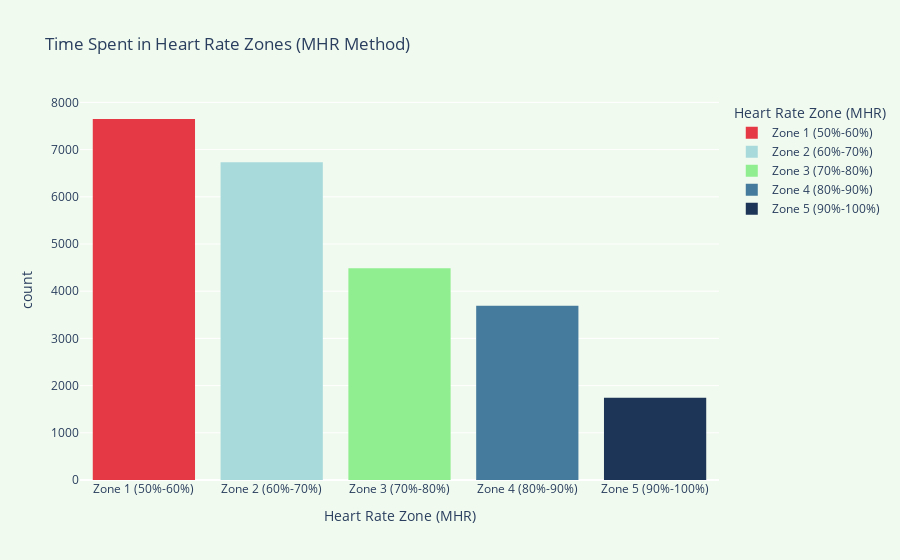
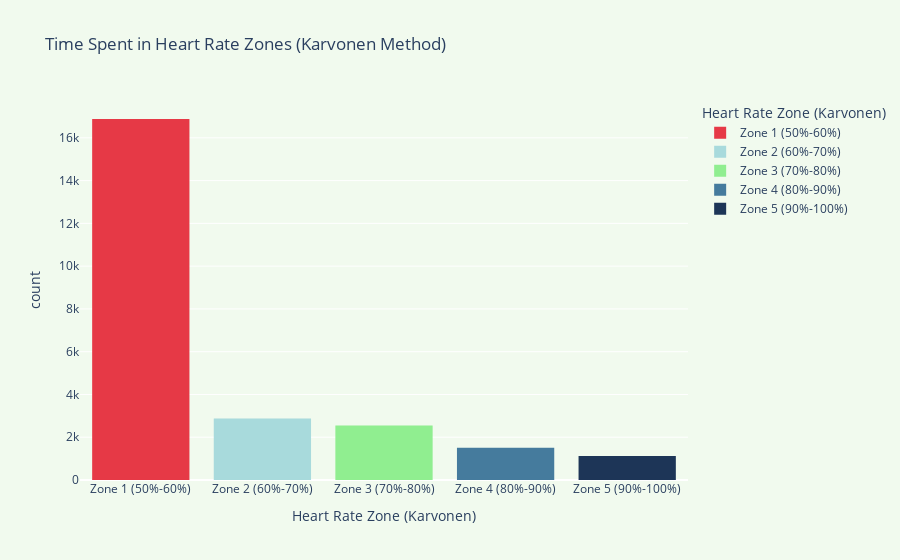

The notebook cell saved with these charts, in order:
### Markdown cell above
This inspects the heart rate zones I used most often - there are multiple ways to calcualte the zones here are two methods

### Code cell
import os
import pandas as pd
import plotly.express as px

# Clean the data to focus on relevant columns
df_heart_rate_clean = df_heart_rate[['startDate', 'value']].copy()

# Convert 'startDate' to datetime format
df_heart_rate_clean['startDate'] = pd.to_datetime(df_heart_rate_clean['startDate'])

# Define age and resting heart rate (RHR)
age = 27  # Your age
RHR = 58  # Resting heart rate

# Max Heart Rate (MHR) calculation
MHR = 220 - age

# Intensity levels for heart rate zones (as percentages)
intensity_levels = [0.5, 0.6, 0.7, 0.8, 0.9]

# Calculate target heart rate zones using Max Heart Rate Equation
thr_mhr = [MHR * intensity for intensity in intensity_levels]

# Calculate target heart rate zones using Karvonen Formula
thr_karvonen = [(MHR - RHR) * intensity + RHR for intensity in intensity_levels]

# Adding the MHR to close the ranges for both methods (remove MHR from thr_mhr and thr_karvonen)
thr_mhr = [0] + thr_mhr  # Starting from 0 (5 bins for 5 labels)
thr_karvonen = [0] + thr_karvonen  # Starting from 0 (5 bins for 5 labels)

# Ensure that the number of bins is correct: there should be 6 bins for 5 labels
if len(thr_mhr) == 6 and len(thr_karvonen) == 6:
    print("Number of bins is correct.")
    
    # Assign heart rate zones using Max Heart Rate (MHR) method
    df_heart_rate_clean['zone_MHR'] = pd.cut(df_heart_rate_clean['value'], 
                                             bins=thr_mhr, 
                                             labels=['Zone 1 (50%-60%)', 'Zone 2 (60%-70%)', 'Zone 3 (70%-80%)', 
                                                     'Zone 4 (80%-90%)', 'Zone 5 (90%-100%)'],
                                             include_lowest=True)

    # Assign heart rate zones using Karvonen method
    df_heart_rate_clean['zone_Karvonen'] = pd.cut(df_heart_rate_clean['value'], 
                                                  bins=thr_karvonen, 
                                                  labels=['Zone 1 (50%-60%)', 'Zone 2 (60%-70%)', 'Zone 3 (70%-80%)', 
                                                          'Zone 4 (80%-90%)', 'Zone 5 (90%-100%)'],
                                                  include_lowest=True)

    # Sorting the categories to ensure proper ordering for the visualizations (Zone 2 before Zone 3)
    zone_order = ['Zone 1 (50%-60%)', 'Zone 2 (60%-70%)', 'Zone 3 (70%-80%)', 'Zone 4 (80%-90%)', 'Zone 5 (90%-100%)']
    
    # Sort the categories explicitly
    df_heart_rate_clean['zone_MHR'] = pd.Categorical(df_heart_rate_clean['zone_MHR'], categories=zone_order, ordered=True)
    df_heart_rate_clean['zone_Karvonen'] = pd.Categorical(df_heart_rate_clean['zone_Karvonen'], categories=zone_order, ordered=True)

    # Correct color mapping and explicitly assign to each zone
    color_mapping = {'Zone 1 (50%-60%)': '#e63946', 'Zone 2 (60%-70%)': '#a8dadc', 
                     'Zone 3 (70%-80%)': '#90EE90', 'Zone 4 (80%-90%)': '#457b9d', 'Zone 5 (90%-100%)': '#1d3557'}

else:
    print("Error: Mismatch between the number of bins and labels.")
    print(f"thr_mhr: {len(thr_mhr)} bins, thr_karvonen: {len(thr_karvonen)} bins")

# Visualization of heart rate zones using MHR method with corrected zone order and color mapping
if 'zone_MHR' in df_heart_rate_clean.columns:
    fig = px.histogram(df_heart_rate_clean, x='zone_MHR', title='Time Spent in Heart Rate Zones (MHR Method)',
                       labels={'zone_MHR': 'Heart Rate Zone (MHR)', 'count': 'Time (data points)'},
                       color='zone_MHR',  # Use the heart rate zone as the color category
                       category_orders={"zone_MHR": zone_order},  # Explicitly define the order of categories
                       color_discrete_map=color_mapping)
    fig.update_layout(plot_bgcolor='#f1faee', paper_bgcolor='#f1faee')
    fig.show()

# Visualization of heart rate zones using Karvonen method with corrected zone order and color mapping
if 'zone_Karvonen' in df_heart_rate_clean.columns:
    fig_karvonen = px.histogram(df_heart_rate_clean, x='zone_Karvonen', title='Time Spent in Heart Rate Zones (Karvonen Method)',
                                labels={'zone_Karvonen': 'Heart Rate Zone (Karvonen)', 'count': 'Time (data points)'},
                                color='zone_Karvonen',  # Use the heart rate zone as the color category
                                category_orders={"zone_Karvonen": zone_order},  # Explicitly define the order of categories
                                color_discrete_map=color_mapping)
    fig_karvonen.update_layout(plot_bgcolor='#f1faee', paper_bgcolor='#f1faee')
    fig_karvonen.show()

### Figure 1 — Plotly figure (JSON) as saved in the notebook; plotly's stock layout.template omitted (floating-point values rounded to 4 significant figures; data arrays with more than 128 entries replaced by an {"elided": "..."} marker saying what was removed)
{"data": [{"alignmentgroup": "True", "bingroup": "x", "hovertemplate": "Heart Rate Zone (MHR)=%{x}<br>count=%{y}<extra></extra>", "legendgroup": "Zone 1 (50%-60%)", "marker": {"color": "#e63946", "pattern": {"shape": ""}}, "name": "Zone 1 (50%-60%)", "offsetgroup": "Zone 1 (50%-60%)", "orientation": "v", "showlegend": true, "type": "histogram", "x": {"elided": "7648 str values"}, "xaxis": "x", "yaxis": "y"}, {"alignmentgroup": "True", "bingroup": "x", "hovertemplate": "Heart Rate Zone (MHR)=%{x}<br>count=%{y}<extra></extra>", "legendgroup": "Zone 2 (60%-70%)", "marker": {"color": "#a8dadc", "pattern": {"shape": ""}}, "name": "Zone 2 (60%-70%)", "offsetgroup": "Zone 2 (60%-70%)", "orientation": "v", "showlegend": true, "type": "histogram", "x": {"elided": "6730 str values"}, "xaxis": "x", "yaxis": "y"}, {"alignmentgroup": "True", "bingroup": "x", "hovertemplate": "Heart Rate Zone (MHR)=%{x}<br>count=%{y}<extra></extra>", "legendgroup": "Zone 3 (70%-80%)", "marker": {"color": "#90EE90", "pattern": {"shape": ""}}, "name": "Zone 3 (70%-80%)", "offsetgroup": "Zone 3 (70%-80%)", "orientation": "v", "showlegend": true, "type": "histogram", "x": {"elided": "4484 str values"}, "xaxis": "x", "yaxis": "y"}, {"alignmentgroup": "True", "bingroup": "x", "hovertemplate": "Heart Rate Zone (MHR)=%{x}<br>count=%{y}<extra></extra>", "legendgroup": "Zone 4 (80%-90%)", "marker": {"color": "#457b9d", "pattern": {"shape": ""}}, "name": "Zone 4 (80%-90%)", "offsetgroup": "Zone 4 (80%-90%)", "orientation": "v", "showlegend": true, "type": "histogram", "x": {"elided": "3694 str values"}, "xaxis": "x", "yaxis": "y"}, {"alignmentgroup": "True", "bingroup": "x", "hovertemplate": "Heart Rate Zone (MHR)=%{x}<br>count=%{y}<extra></extra>", "legendgroup": "Zone 5 (90%-100%)", "marker": {"color": "#1d3557", "pattern": {"shape": ""}}, "name": "Zone 5 (90%-100%)", "offsetgroup": "Zone 5 (90%-100%)", "orientation": "v", "showlegend": true, "type": "histogram", "x": {"elided": "1741 str values"}, "xaxis": "x", "yaxis": "y"}], "layout": {"barmode": "relative", "legend": {"title": {"text": "Heart Rate Zone (MHR)"}, "tracegroupgap": 0}, "paper_bgcolor": "#f1faee", "plot_bgcolor": "#f1faee", "title": {"text": "Time Spent in Heart Rate Zones (MHR Method)"}, "xaxis": {"anchor": "y", "categoryarray": ["Zone 1 (50%-60%)", "Zone 2 (60%-70%)", "Zone 3 (70%-80%)", "Zone 4 (80%-90%)", "Zone 5 (90%-100%)", null], "categoryorder": "array", "domain": [0, 1], "title": {"text": "Heart Rate Zone (MHR)"}}, "yaxis": {"anchor": "x", "domain": [0, 1], "title": {"text": "count"}}}}

### Figure 2 — Plotly figure (JSON) as saved in the notebook; plotly's stock layout.template omitted (floating-point values rounded to 4 significant figures; data arrays with more than 128 entries replaced by an {"elided": "..."} marker saying what was removed)
{"data": [{"alignmentgroup": "True", "bingroup": "x", "hovertemplate": "Heart Rate Zone (Karvonen)=%{x}<br>count=%{y}<extra></extra>", "legendgroup": "Zone 1 (50%-60%)", "marker": {"color": "#e63946", "pattern": {"shape": ""}}, "name": "Zone 1 (50%-60%)", "offsetgroup": "Zone 1 (50%-60%)", "orientation": "v", "showlegend": true, "type": "histogram", "x": {"elided": "16881 str values"}, "xaxis": "x", "yaxis": "y"}, {"alignmentgroup": "True", "bingroup": "x", "hovertemplate": "Heart Rate Zone (Karvonen)=%{x}<br>count=%{y}<extra></extra>", "legendgroup": "Zone 2 (60%-70%)", "marker": {"color": "#a8dadc", "pattern": {"shape": ""}}, "name": "Zone 2 (60%-70%)", "offsetgroup": "Zone 2 (60%-70%)", "orientation": "v", "showlegend": true, "type": "histogram", "x": {"elided": "2871 str values"}, "xaxis": "x", "yaxis": "y"}, {"alignmentgroup": "True", "bingroup": "x", "hovertemplate": "Heart Rate Zone (Karvonen)=%{x}<br>count=%{y}<extra></extra>", "legendgroup": "Zone 3 (70%-80%)", "marker": {"color": "#90EE90", "pattern": {"shape": ""}}, "name": "Zone 3 (70%-80%)", "offsetgroup": "Zone 3 (70%-80%)", "orientation": "v", "showlegend": true, "type": "histogram", "x": {"elided": "2553 str values"}, "xaxis": "x", "yaxis": "y"}, {"alignmentgroup": "True", "bingroup": "x", "hovertemplate": "Heart Rate Zone (Karvonen)=%{x}<br>count=%{y}<extra></extra>", "legendgroup": "Zone 4 (80%-90%)", "marker": {"color": "#457b9d", "pattern": {"shape": ""}}, "name": "Zone 4 (80%-90%)", "offsetgroup": "Zone 4 (80%-90%)", "orientation": "v", "showlegend": true, "type": "histogram", "x": {"elided": "1505 str values"}, "xaxis": "x", "yaxis": "y"}, {"alignmentgroup": "True", "bingroup": "x", "hovertemplate": "Heart Rate Zone (Karvonen)=%{x}<br>count=%{y}<extra></extra>", "legendgroup": "Zone 5 (90%-100%)", "marker": {"color": "#1d3557", "pattern": {"shape": ""}}, "name": "Zone 5 (90%-100%)", "offsetgroup": "Zone 5 (90%-100%)", "orientation": "v", "showlegend": true, "type": "histogram", "x": {"elided": "1125 str values"}, "xaxis": "x", "yaxis": "y"}], "layout": {"barmode": "relative", "legend": {"title": {"text": "Heart Rate Zone (Karvonen)"}, "tracegroupgap": 0}, "paper_bgcolor": "#f1faee", "plot_bgcolor": "#f1faee", "title": {"text": "Time Spent in Heart Rate Zones (Karvonen Method)"}, "xaxis": {"anchor": "y", "categoryarray": ["Zone 1 (50%-60%)", "Zone 2 (60%-70%)", "Zone 3 (70%-80%)", "Zone 4 (80%-90%)", "Zone 5 (90%-100%)", null], "categoryorder": "array", "domain": [0, 1], "title": {"text": "Heart Rate Zone (Karvonen)"}}, "yaxis": {"anchor": "x", "domain": [0, 1], "title": {"text": "count"}}}}
